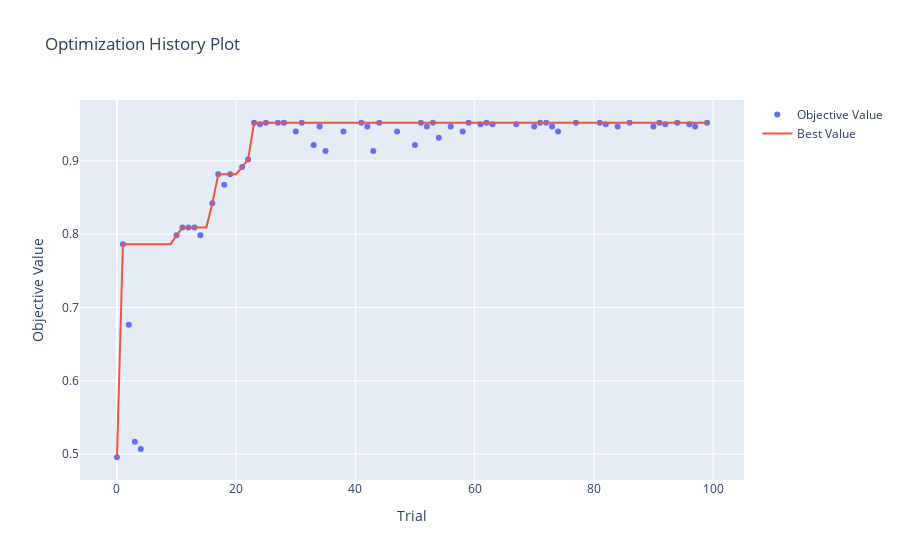
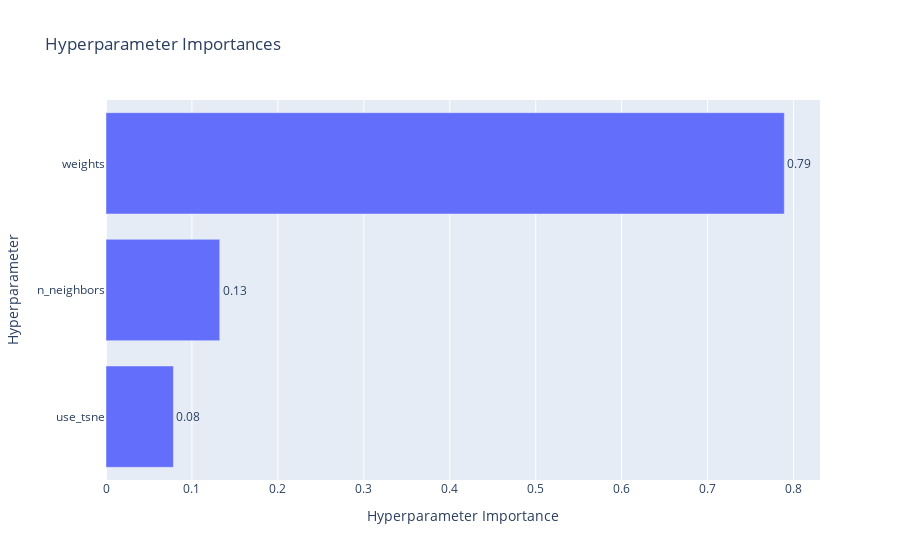
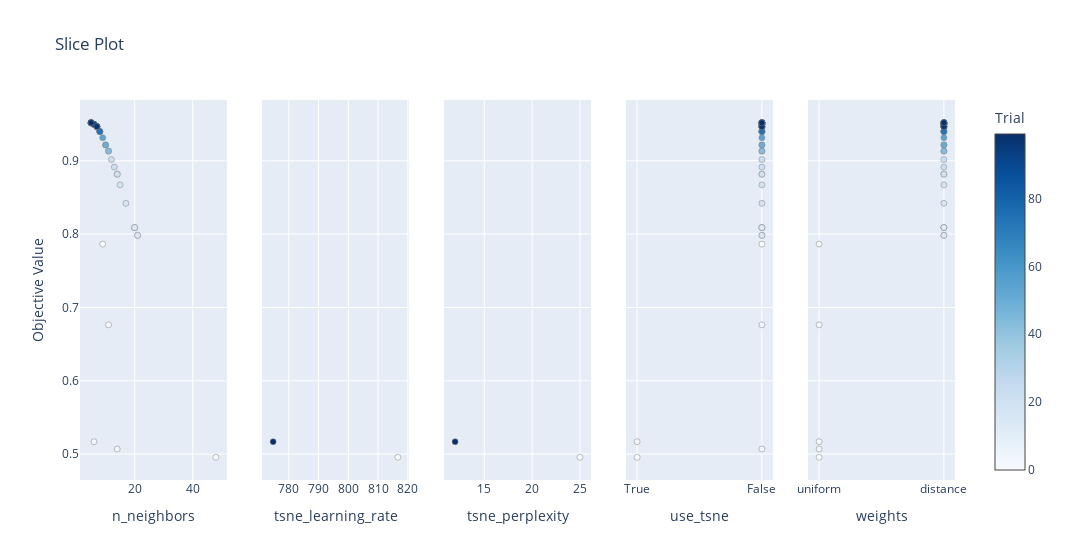

Notebook cell for these charts, in order:
### Code cell
import numpy as np
from sklearn.model_selection import train_test_split
from sklearn.preprocessing import StandardScaler
from sklearn.metrics import accuracy_score
from sklearn.manifold import TSNE
from sklearn.neighbors import KNeighborsClassifier
import optuna
import optuna.visualization as vis

n = 9

# Load dataset
X = np.load(f'Datasets/kryptonite-{n}-X.npy')
y = np.load(f'Datasets/kryptonite-{n}-y.npy')

def objective(trial):
    ### ========== Shuffle and Split Data ========== ###
    
    X_train, X_val, y_train, y_val = train_test_split(X, y, test_size=0.8, random_state=42)
    
    scaler = StandardScaler()
    X_train_scaled = scaler.fit_transform(X_train)
    X_val_scaled = scaler.transform(X_val)
    
    # Suggest whether to use t-SNE and its parameters
    use_tsne = trial.suggest_categorical('use_tsne', ['True', 'False'])
    
    if use_tsne == 'True':
        tsne_perplexity = trial.suggest_float('tsne_perplexity', 5, 50)
        tsne_learning_rate = trial.suggest_float('tsne_learning_rate', 10, 1000)
        
        # Perform t-SNE dimensionality reduction to 2 components
        tsne = TSNE(
            n_components=2,
            perplexity=tsne_perplexity,
            learning_rate=tsne_learning_rate,
            max_iter=250,
            random_state=42
        )
        
        X_train_scaled = tsne.fit_transform(X_train_scaled)
        X_val_scaled = tsne.fit_transform(X_val_scaled)

    ### ========== KNN Classifier ========== ###
    
    # KNN Classifier parameters
    classifier = KNeighborsClassifier(
        n_neighbors=trial.suggest_int('n_neighbors', 5, 50),
        weights=trial.suggest_categorical('weights', ['uniform', 'distance']),
        n_jobs=-1
    )
    
    # Train the classifier
    classifier.fit(X_train_scaled, y_train)
    
    # Evaluate on the validation set
    y_val_pred = classifier.predict(X_val_scaled)
    val_accuracy = accuracy_score(y_val, y_val_pred)
    
    # Report validation accuracy for pruning
    trial.report(val_accuracy, step=0)
    
    # Check if the trial should be pruned
    if trial.should_prune():
        raise optuna.TrialPruned()
    
    return val_accuracy

# Create a study object with a pruner
pruner = optuna.pruners.MedianPruner()
study = optuna.create_study(direction="maximize", pruner=pruner)

# Optimize the objective function
study.optimize(objective, n_trials=100)

print("Best hyperparameters:", study.best_params)
print("Best value:", study.best_value)

# Visualize the optimization history and parameter importances
vis.plot_optimization_history(study).show()
vis.plot_param_importances(study).show()
vis.plot_slice(study).show()

### Figure 1 — Plotly figure (JSON) as saved in the notebook; plotly's stock layout.template omitted (floating-point values rounded to 4 significant figures)
{"data": [{"mode": "markers", "name": "Objective Value", "type": "scatter", "x": [0, 1, 2, 3, 4, 10, 11, 12, 13, 14, 16, 17, 18, 19, 21, 22, 23, 24, 25, 27, 28, 30, 31, 33, 34, 35, 38, 41, 42, 43, 44, 47, 50, 51, 52, 53, 54, 56, 58, 59, 61, 62, 63, 67, 70, 71, 72, 73, 74, 77, 81, 82, 84, 86, 90, 91, 92, 94, 96, 97, 99], "y": [0.4958, 0.7863, 0.6763, 0.5169, 0.507, 0.7983, 0.8089, 0.8089, 0.8089, 0.7983, 0.8419, 0.8817, 0.8672, 0.8817, 0.8913, 0.9016, 0.9518, 0.9497, 0.9518, 0.9518, 0.9518, 0.9398, 0.9518, 0.9216, 0.9465, 0.9131, 0.9398, 0.9518, 0.9465, 0.9131, 0.9518, 0.9398, 0.9216, 0.9518, 0.9465, 0.9518, 0.9314, 0.9465, 0.9398, 0.9518, 0.9497, 0.9518, 0.9497, 0.9497, 0.9465, 0.9518, 0.9518, 0.9465, 0.9398, 0.9518, 0.9518, 0.9497, 0.9465, 0.9518, 0.9465, 0.9518, 0.9497, 0.9518, 0.9497, 0.9465, 0.9518]}, {"mode": "lines", "name": "Best Value", "type": "scatter", "x": [0, 1, 2, 3, 4, 5, 6, 7, 8, 9, 10, 11, 12, 13, 14, 15, 16, 17, 18, 19, 20, 21, 22, 23, 24, 25, 26, 27, 28, 29, 30, 31, 32, 33, 34, 35, 36, 37, 38, 39, 40, 41, 42, 43, 44, 45, 46, 47, 48, 49, 50, 51, 52, 53, 54, 55, 56, 57, 58, 59, 60, 61, 62, 63, 64, 65, 66, 67, 68, 69, 70, 71, 72, 73, 74, 75, 76, 77, 78, 79, 80, 81, 82, 83, 84, 85, 86, 87, 88, 89, 90, 91, 92, 93, 94, 95, 96, 97, 98, 99], "y": [0.4958, 0.7863, 0.7863, 0.7863, 0.7863, 0.7863, 0.7863, 0.7863, 0.7863, 0.7863, 0.7983, 0.8089, 0.8089, 0.8089, 0.8089, 0.8089, 0.8419, 0.8817, 0.8817, 0.8817, 0.8817, 0.8913, 0.9016, 0.9518, 0.9518, 0.9518, 0.9518, 0.9518, 0.9518, 0.9518, 0.9518, 0.9518, 0.9518, 0.9518, 0.9518, 0.9518, 0.9518, 0.9518, 0.9518, 0.9518, 0.9518, 0.9518, 0.9518, 0.9518, 0.9518, 0.9518, 0.9518, 0.9518, 0.9518, 0.9518, 0.9518, 0.9518, 0.9518, 0.9518, 0.9518, 0.9518, 0.9518, 0.9518, 0.9518, 0.9518, 0.9518, 0.9518, 0.9518, 0.9518, 0.9518, 0.9518, 0.9518, 0.9518, 0.9518, 0.9518, 0.9518, 0.9518, 0.9518, 0.9518, 0.9518, 0.9518, 0.9518, 0.9518, 0.9518, 0.9518, 0.9518, 0.9518, 0.9518, 0.9518, 0.9518, 0.9518, 0.9518, 0.9518, 0.9518, 0.9518, 0.9518, 0.9518, 0.9518, 0.9518, 0.9518, 0.9518, 0.9518, 0.9518, 0.9518, 0.9518]}, {"marker": {"color": "#cccccc"}, "mode": "markers", "name": "Infeasible Trial", "showlegend": false, "type": "scatter", "x": [], "y": []}], "layout": {"title": {"text": "Optimization History Plot"}, "xaxis": {"title": {"text": "Trial"}}, "yaxis": {"title": {"text": "Objective Value"}}}}

### Figure 2 — Plotly figure (JSON) as saved in the notebook; plotly's stock layout.template omitted (floating-point values rounded to 4 significant figures)
{"data": [{"cliponaxis": false, "hovertemplate": ["use_tsne (CategoricalDistribution): 0.07843012017363186<extra></extra>", "n_neighbors (IntDistribution): 0.13231931098341237<extra></extra>", "weights (CategoricalDistribution): 0.7892505688429557<extra></extra>"], "name": "Objective Value", "orientation": "h", "text": ["0.08", "0.13", "0.79"], "textposition": "outside", "type": "bar", "x": [0.07843, 0.1323, 0.7893], "y": ["use_tsne", "n_neighbors", "weights"]}], "layout": {"title": {"text": "Hyperparameter Importances"}, "xaxis": {"title": {"text": "Hyperparameter Importance"}}, "yaxis": {"title": {"text": "Hyperparameter"}}}}

### Figure 3 — Plotly figure (JSON) as saved in the notebook; plotly's stock layout.template omitted (floating-point values rounded to 4 significant figures)
{"data": [{"marker": {"color": [0, 1, 2, 3, 4, 10, 11, 12, 13, 14, 16, 17, 18, 19, 21, 22, 23, 24, 25, 27, 28, 30, 31, 33, 34, 35, 38, 41, 42, 43, 44, 47, 50, 51, 52, 53, 54, 56, 58, 59, 61, 62, 63, 67, 70, 71, 72, 73, 74, 77, 81, 82, 84, 86, 90, 91, 92, 94, 96, 97, 99], "colorbar": {"title": {"text": "Trial"}, "x": 1, "xpad": 40}, "colorscale": [[0, "rgb(247,251,255)"], [0.125, "rgb(222,235,247)"], [0.25, "rgb(198,219,239)"], [0.375, "rgb(158,202,225)"], [0.5, "rgb(107,174,214)"], [0.625, "rgb(66,146,198)"], [0.75, "rgb(33,113,181)"], [0.875, "rgb(8,81,156)"], [1, "rgb(8,48,107)"]], "line": {"color": "Grey", "width": 0.5}, "showscale": true}, "mode": "markers", "name": "Feasible Trial", "showlegend": false, "type": "scatter", "x": [48, 9, 11, 6, 14, 21, 20, 20, 20, 21, 17, 14, 15, 14, 13, 12, 5, 6, 5, 5, 5, 8, 5, 10, 7, 11, 8, 5, 7, 11, 5, 8, 10, 5, 7, 5, 9, 7, 8, 5, 6, 5, 6, 6, 7, 5, 5, 7, 8, 5, 5, 6, 7, 5, 7, 5, 6, 5, 6, 7, 5], "xaxis": "x", "y": [0.4958, 0.7863, 0.6763, 0.5169, 0.507, 0.7983, 0.8089, 0.8089, 0.8089, 0.7983, 0.8419, 0.8817, 0.8672, 0.8817, 0.8913, 0.9016, 0.9518, 0.9497, 0.9518, 0.9518, 0.9518, 0.9398, 0.9518, 0.9216, 0.9465, 0.9131, 0.9398, 0.9518, 0.9465, 0.9131, 0.9518, 0.9398, 0.9216, 0.9518, 0.9465, 0.9518, 0.9314, 0.9465, 0.9398, 0.9518, 0.9497, 0.9518, 0.9497, 0.9497, 0.9465, 0.9518, 0.9518, 0.9465, 0.9398, 0.9518, 0.9518, 0.9497, 0.9465, 0.9518, 0.9465, 0.9518, 0.9497, 0.9518, 0.9497, 0.9465, 0.9518], "yaxis": "y"}, {"marker": {"color": [0, 3], "colorbar": {"title": {"text": "Trial"}, "x": 1, "xpad": 40}, "colorscale": [[0, "rgb(247,251,255)"], [0.125, "rgb(222,235,247)"], [0.25, "rgb(198,219,239)"], [0.375, "rgb(158,202,225)"], [0.5, "rgb(107,174,214)"], [0.625, "rgb(66,146,198)"], [0.75, "rgb(33,113,181)"], [0.875, "rgb(8,81,156)"], [1, "rgb(8,48,107)"]], "line": {"color": "Grey", "width": 0.5}, "showscale": false}, "mode": "markers", "name": "Feasible Trial", "showlegend": false, "type": "scatter", "x": [816.7, 774.7], "xaxis": "x2", "y": [0.4958, 0.5169], "yaxis": "y2"}, {"marker": {"color": [0, 3], "colorbar": {"title": {"text": "Trial"}, "x": 1, "xpad": 40}, "colorscale": [[0, "rgb(247,251,255)"], [0.125, "rgb(222,235,247)"], [0.25, "rgb(198,219,239)"], [0.375, "rgb(158,202,225)"], [0.5, "rgb(107,174,214)"], [0.625, "rgb(66,146,198)"], [0.75, "rgb(33,113,181)"], [0.875, "rgb(8,81,156)"], [1, "rgb(8,48,107)"]], "line": {"color": "Grey", "width": 0.5}, "showscale": false}, "mode": "markers", "name": "Feasible Trial", "showlegend": false, "type": "scatter", "x": [24.99, 11.95], "xaxis": "x3", "y": [0.4958, 0.5169], "yaxis": "y3"}, {"marker": {"color": [0, 1, 2, 3, 4, 10, 11, 12, 13, 14, 16, 17, 18, 19, 21, 22, 23, 24, 25, 27, 28, 30, 31, 33, 34, 35, 38, 41, 42, 43, 44, 47, 50, 51, 52, 53, 54, 56, 58, 59, 61, 62, 63, 67, 70, 71, 72, 73, 74, 77, 81, 82, 84, 86, 90, 91, 92, 94, 96, 97, 99], "colorbar": {"title": {"text": "Trial"}, "x": 1, "xpad": 40}, "colorscale": [[0, "rgb(247,251,255)"], [0.125, "rgb(222,235,247)"], [0.25, "rgb(198,219,239)"], [0.375, "rgb(158,202,225)"], [0.5, "rgb(107,174,214)"], [0.625, "rgb(66,146,198)"], [0.75, "rgb(33,113,181)"], [0.875, "rgb(8,81,156)"], [1, "rgb(8,48,107)"]], "line": {"color": "Grey", "width": 0.5}, "showscale": false}, "mode": "markers", "name": "Feasible Trial", "showlegend": false, "type": "scatter", "x": ["True", "False", "False", "True", "False", "False", "False", "False", "False", "False", "False", "False", "False", "False", "False", "False", "False", "False", "False", "False", "False", "False", "False", "False", "False", "False", "False", "False", "False", "False", "False", "False", "False", "False", "False", "False", "False", "False", "False", "False", "False", "False", "False", "False", "False", "False", "False", "False", "False", "False", "False", "False", "False", "False", "False", "False", "False", "False", "False", "False", "False"], "xaxis": "x4", "y": [0.4958, 0.7863, 0.6763, 0.5169, 0.507, 0.7983, 0.8089, 0.8089, 0.8089, 0.7983, 0.8419, 0.8817, 0.8672, 0.8817, 0.8913, 0.9016, 0.9518, 0.9497, 0.9518, 0.9518, 0.9518, 0.9398, 0.9518, 0.9216, 0.9465, 0.9131, 0.9398, 0.9518, 0.9465, 0.9131, 0.9518, 0.9398, 0.9216, 0.9518, 0.9465, 0.9518, 0.9314, 0.9465, 0.9398, 0.9518, 0.9497, 0.9518, 0.9497, 0.9497, 0.9465, 0.9518, 0.9518, 0.9465, 0.9398, 0.9518, 0.9518, 0.9497, 0.9465, 0.9518, 0.9465, 0.9518, 0.9497, 0.9518, 0.9497, 0.9465, 0.9518], "yaxis": "y4"}, {"marker": {"color": [0, 1, 2, 3, 4, 10, 11, 12, 13, 14, 16, 17, 18, 19, 21, 22, 23, 24, 25, 27, 28, 30, 31, 33, 34, 35, 38, 41, 42, 43, 44, 47, 50, 51, 52, 53, 54, 56, 58, 59, 61, 62, 63, 67, 70, 71, 72, 73, 74, 77, 81, 82, 84, 86, 90, 91, 92, 94, 96, 97, 99], "colorbar": {"title": {"text": "Trial"}, "x": 1, "xpad": 40}, "colorscale": [[0, "rgb(247,251,255)"], [0.125, "rgb(222,235,247)"], [0.25, "rgb(198,219,239)"], [0.375, "rgb(158,202,225)"], [0.5, "rgb(107,174,214)"], [0.625, "rgb(66,146,198)"], [0.75, "rgb(33,113,181)"], [0.875, "rgb(8,81,156)"], [1, "rgb(8,48,107)"]], "line": {"color": "Grey", "width": 0.5}, "showscale": false}, "mode": "markers", "name": "Feasible Trial", "showlegend": false, "type": "scatter", "x": ["uniform", "uniform", "uniform", "uniform", "uniform", "distance", "distance", "distance", "distance", "distance", "distance", "distance", "distance", "distance", "distance", "distance", "distance", "distance", "distance", "distance", "distance", "distance", "distance", "distance", "distance", "distance", "distance", "distance", "distance", "distance", "distance", "distance", "distance", "distance", "distance", "distance", "distance", "distance", "distance", "distance", "distance", "distance", "distance", "distance", "distance", "distance", "distance", "distance", "distance", "distance", "distance", "distance", "distance", "distance", "distance", "distance", "distance", "distance", "distance", "distance", "distance"], "xaxis": "x5", "y": [0.4958, 0.7863, 0.6763, 0.5169, 0.507, 0.7983, 0.8089, 0.8089, 0.8089, 0.7983, 0.8419, 0.8817, 0.8672, 0.8817, 0.8913, 0.9016, 0.9518, 0.9497, 0.9518, 0.9518, 0.9518, 0.9398, 0.9518, 0.9216, 0.9465, 0.9131, 0.9398, 0.9518, 0.9465, 0.9131, 0.9518, 0.9398, 0.9216, 0.9518, 0.9465, 0.9518, 0.9314, 0.9465, 0.9398, 0.9518, 0.9497, 0.9518, 0.9497, 0.9497, 0.9465, 0.9518, 0.9518, 0.9465, 0.9398, 0.9518, 0.9518, 0.9497, 0.9465, 0.9518, 0.9465, 0.9518, 0.9497, 0.9518, 0.9497, 0.9465, 0.9518], "yaxis": "y5"}], "layout": {"title": {"text": "Slice Plot"}, "width": 1500, "xaxis": {"anchor": "y", "domain": [0, 0.168], "title": {"text": "n_neighbors"}}, "xaxis2": {"anchor": "y2", "domain": [0.208, 0.376], "title": {"text": "tsne_learning_rate"}}, "xaxis3": {"anchor": "y3", "domain": [0.416, 0.584], "title": {"text": "tsne_perplexity"}}, "xaxis4": {"anchor": "y4", "categoryarray": ["True", "False"], "categoryorder": "array", "domain": [0.624, 0.792], "title": {"text": "use_tsne"}, "type": "category"}, "xaxis5": {"anchor": "y5", "categoryarray": ["uniform", "distance"], "categoryorder": "array", "domain": [0.832, 1], "title": {"text": "weights"}, "type": "category"}, "yaxis": {"anchor": "x", "domain": [0, 1], "title": {"text": "Objective Value"}}, "yaxis2": {"anchor": "x2", "domain": [0, 1], "matches": "y", "showticklabels": false}, "yaxis3": {"anchor": "x3", "domain": [0, 1], "matches": "y", "showticklabels": false}, "yaxis4": {"anchor": "x4", "domain": [0, 1], "matches": "y", "showticklabels": false}, "yaxis5": {"anchor": "x5", "domain": [0, 1], "matches": "y", "showticklabels": false}}}
